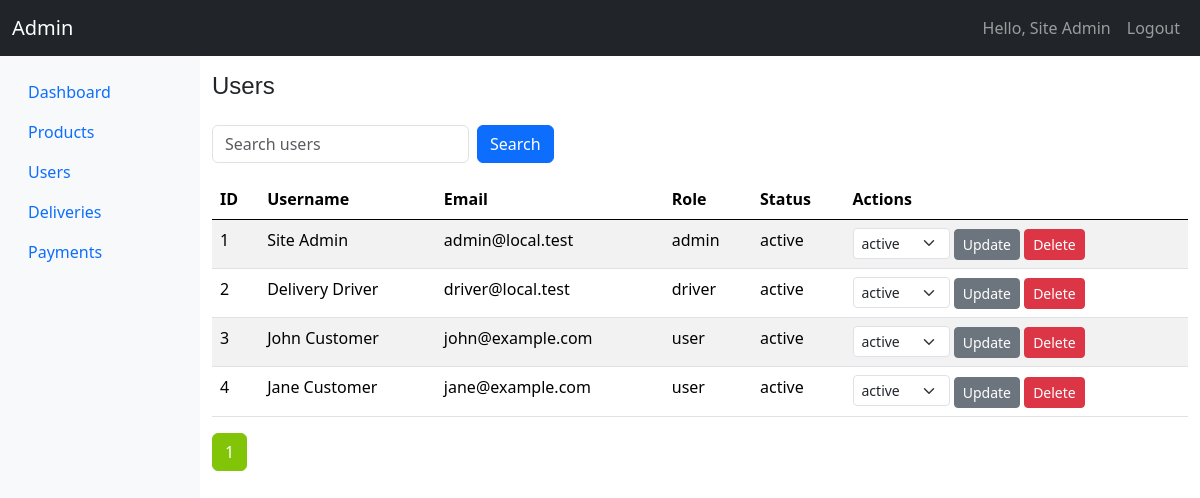
The page /admin/users.php (signed in) on the database its author committed.
### tables this page shows
CREATE TABLE IF NOT EXISTS `users` (
  `user_id` INT UNSIGNED NOT NULL AUTO_INCREMENT,
  `name` VARCHAR(150) NOT NULL,
  `email` VARCHAR(255) NOT NULL UNIQUE,
  `password_hash` VARCHAR(255) NOT NULL,
  `phone` VARCHAR(50) DEFAULT NULL,
  `role` ENUM('user','admin','driver') NOT NULL DEFAULT 'user',
  `account_status` ENUM('active','inactive','banned') NOT NULL DEFAULT 'active',
  `created_at` TIMESTAMP NOT NULL DEFAULT CURRENT_TIMESTAMP,
  PRIMARY KEY (`user_id`),
  INDEX (`email`),
  INDEX (`role`)
);

### admin/users.php (the view, shortened to what this page needs)
<?php
require_once __DIR__ . '/includes/db.php';
$q = $_GET['q'] ?? '';
$page = max(1, (int)($_GET['page'] ?? 1));
$perPage = 10;
$params = [];
$where = [];
$whereSql = $where ? 'WHERE ' . implode(' AND ', $where) : '';
$total = $pdo->prepare("SELECT COUNT(*) FROM users $whereSql"); $total->execute($params); $totalRows = $total->fetchColumn();
$offset = ($page-1)*$perPage;
$sql = "SELECT * FROM users $whereSql ORDER BY created_at DESC LIMIT $perPage OFFSET $offset";
$stmt = $pdo->prepare($sql);
$stmt->execute($params);
$users_raw = $stmt->fetchAll(PDO::FETCH_ASSOC);
$users = [];
foreach ($users_raw as $row) {
  $users[] = [
    'id' => $row['user_id'],
    'username' => $row['name'],
    'email' => $row['email'],
    'role' => $row['role'],
    'status' => $row['account_status'],
  ];
}
include __DIR__ . '/includes/header.php';
?>
<!DOCTYPE html>
<html lang="en">
<head>
  <link href="https://cdn.jsdelivr.net/npm/bootstrap@5.3.3/dist/css/bootstrap.min.css" rel="stylesheet">
</head>
<body>
  <div class="d-flex justify-content-between mb-3"><h4>Users</h4></div>
<form class="row g-2 mb-3"><div class="col-auto"><input name="q" value="<?=htmlspecialchars($q)?>" class="form-control" placeholder="Search users"></div><div class="col-auto"><button class="btn btn-primary">Search</button></div></form>
<table class="table table-striped"><thead><tr><th>ID</th><th>Username</th><th>Email</th><th>Role</th><th>Status</th><th>Actions</th></tr></thead><tbody>
<?php foreach($users as $u): ?>
  <tr>
    <td><?= $u['id'] ?></td>
    <td><?= htmlspecialchars($u['username']) ?></td>
    <td><?= htmlspecialchars($u['email']) ?></td>
    <td><?= htmlspecialchars($u['role']) ?></td>
    <td><?= htmlspecialchars($u['status']) ?></td>
    <td>
      <form method="post" style="display:inline-block">
        <select name="status" class="form-select form-select-sm" style="display:inline-block;width:auto">
          <option <?= $u['status']=='active'?'selected':''?>>active</option>
        </select>
        <button class="btn btn-sm btn-secondary" name="change_status">Update</button>
      </form>
      <a class="btn btn-sm btn-danger" href="?delete=<?= $u['id'] ?>" onclick="return confirm('Delete user?')">Delete</a>
    </td>
  </tr>
<?php endforeach; ?>
</tbody></table>
</body>
</html>
<?php $pages = ceil($totalRows / $perPage); ?><nav><ul class="pagination"><?php for($i=1;$i<=$pages;$i++): ?><li class="page-item <?= $i==$page? 'active':'' ?>"><a class="page-link" href="?page=<?=$i?>&q=<?=urlencode($q)?>"><?=$i?></a></li><?php endfor; ?></ul></nav>
<?php include __DIR__ . '/includes/footer.php'; ?>

### admin/includes/header.php (style rules this page uses)
body { padding-top:56px }

### rows shown on the page
users: user_id "1", name "Site Admin", email "admin@local.test", role "admin", account_status "active", status "active"
users: user_id "2", name "Delivery Driver", email "driver@local.test", role "driver", account_status "active", status "active"
users: user_id "3", name "John Customer", email "john@example.com", role "user", account_status "active", status "active"
users: user_id "4", name "Jane Customer", email "jane@example.com", role "user", account_status "active", status "active"

### other values the page prints
$_SESSION['user']['username'] "Site Admin"
